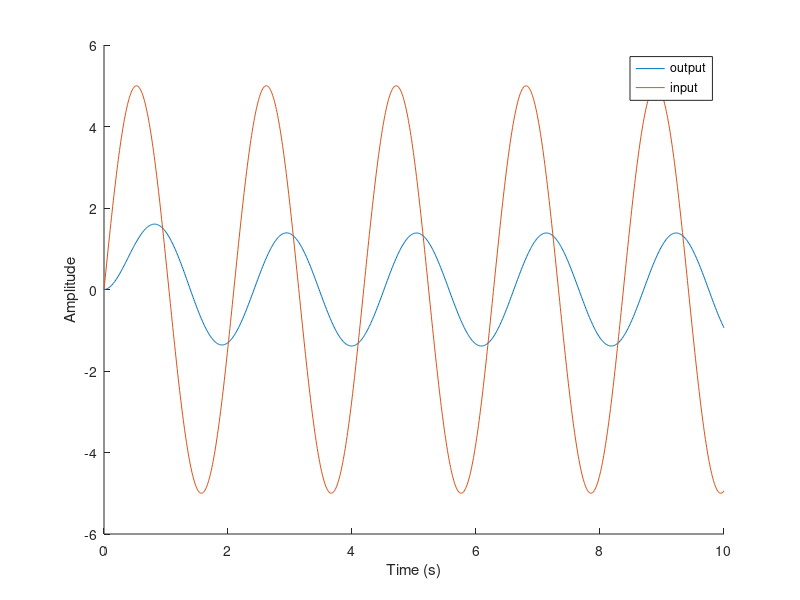

Write the MATLAB code that produced this figure. (Note: this script raises an error after producing the figure.)
%% SISO

clc;
clear;
close all;

% the parameters I want to estimate
a = 2; b = 1;

% input
u = @(t) 5*sin(3*t);

% output
start = 0; step = 0.001; finish = 10; 
t = start:step:finish;
dx = @(t,x) -a*x + b*u(t);
[t, x] = ode45(dx,t,0);

% convert vector to function of time
x = @(t) x(round((t - start)/step + 1));

% plot
figure
hold on
tPlot = 0:0.01:min(10,finish);
plot(tPlot,x(tPlot))
plot(tPlot,u(tPlot))
xlabel('Time (s)'),ylabel('Amplitude'),legend('output','input')
print('in_out','-dpng','-r300')

%% GRADIENT DESCENT

% the root of the stable filter
eig = -1;

gammaRange = [1 2:4:24];
xHat = zeros(numel(t),numel(gammaRange));
aHat = zeros(numel(t),numel(gammaRange));
bHat = zeros(numel(t),numel(gammaRange));
counter = 1;
for i=gammaRange
    % learning rate
    gamma = i;

    [phi,aHatPerGamma,bHatPerGamma] = gradientDescent(x,u,t,eig,gamma);
    phi1 = phi(:,1); phi2 = phi(:,2);

    % convert vectors to function of time
    theta1 = @(t) -eig -aHatPerGamma(round((t - start)/step + 1));
    theta2 = @(t) bHatPerGamma(round((t - start)/step + 1));
    phi1 = @(t) phi1(round((t - start)/step + 1));
    phi2 = @(t) phi2(round((t - start)/step + 1));

    % estimate output
    xHatPerGamma = @(t) theta1(t).*phi1(t) + theta2(t).*phi2(t);
    
    xHat(:,counter) = xHatPerGamma(t);
    aHat(:,counter) = aHatPerGamma;
    bHat(:,counter) = bHatPerGamma;
    
    legendInfo{counter} = ['$\gamma$ = ' num2str(i)]; 
    counter = counter + 1;
end

% gamma = 14, index = 5, best choice
figure
plot(t,xHat(:,5),t,x(t)),legend('$\hat{x}$','x','interpreter','latex')
xlabel('Time (s)'),ylabel('Amplitude')
print('out_est','-dpng','-r300')

% plot
figure,plot(t,aHat),legend(legendInfo,'interpreter','latex'),xlabel('Time (s)')
title('Analysis $\hat{\alpha}$','interpreter','latex')
print('a_param','-dpng','-r300')
figure,plot(t,bHat),legend(legendInfo,'interpreter','latex'),xlabel('Time (s)')
title('Analysis $\hat{b}$','interpreter','latex')
print('b_param','-dpng','-r300')

%% LYAPUNOV PARALLEL

gammaRange = [1 10:10:20];

[xHat,aHat,bHat,legendInfo] = gammaAnalysis(@(x,u,t,gamma,thetaM)lyapunovParallel(x,u,t,gamma,thetaM),...
    gammaRange,x,u,t);

% plot
figure,plot(t,aHat),legend(legendInfo,'interpreter','latex')
title('Lyapunov parallel $\hat{\alpha}$','interpreter','latex')
xlabel('Time (s)')
print('lyap_paral_a','-dpng','-r300')
figure,plot(t,bHat),legend(legendInfo,'interpreter','latex')
title('Lyapunov parallel $\hat{b}$','interpreter','latex')
xlabel('Time (s)')
print('lyap_paral_b','-dpng','-r300')

% estimate output
figure,plot(t,xHat(:,1),t,x(t))
legend('$\hat{x}$', 'x', 'interpreter', 'latex')
xlabel('Time (s)')
print('lyap_parallel_x','-dpng','-r300')

%% LYAPUNOV MIX

[xHat,aHat,bHat,legendInfo] = gammaAnalysis(@(x,u,t,gamma,thetaM)lyapunovMix(x,u,t,gamma,thetaM),...
    gammaRange,x,u,t);

% plot
figure,plot(t,aHat),legend(legendInfo,'interpreter','latex')
title('Lyapunov mix $\hat{\alpha}$','interpreter','latex')
xlabel('Time (s)')
print('lyap_mix_a','-dpng','-r300')
figure,plot(t,bHat),legend(legendInfo,'interpreter','latex')
title('Lyapunov mix $\hat{b}$','interpreter','latex')
xlabel('Time (s)')
print('lyap_mix_b','-dpng','-r300')

% thetaM analysis
thetamRange = [1 2:2:10];
[xHat,aHat,bHat,legendInfo] = thetamAnalysis(thetamRange,x,u,t);

% plot
figure,plot(t,aHat),legend(legendInfo,'interpreter','latex')
title('Lyapunov mix $\hat{\alpha}$','interpreter','latex')
xlabel('Time (s)')
print('lyap_mix_a_thetam','-dpng','-r300')
figure,plot(t,bHat),legend(legendInfo,'interpreter','latex')
title('Lyapunov mix $\hat{b}$','interpreter','latex')
xlabel('Time (s)')
print('lyap_mix_b_thetam','-dpng','-r300')

% estimate output
figure,plot(t,xHat(:,1),t,x(t))
legend('$\hat{x}$', 'x', 'interpreter', 'latex')
xlabel('Time (s)')
print('lyap_mix_x','-dpng','-r300')

%% AMPLITUDE NOISE

amplitudeRange = 0.2:0.2:0.8;
% LYAPUNOV PARALLEL NOISE
[xHat,aHat,bHat,legendInfo] = amplitudeNoiseAnalysis(@(x,u,t,gamma,thetaM)lyapunovParallel(x,u,t,gamma,thetaM)...
    ,amplitudeRange,x,u,t);

% plot
figure,plot(t,aHat),legend(legendInfo,'interpreter','latex')
title('Noise Lyapunov parallel $\hat{\alpha}$','interpreter','latex')
xlabel('Time (s)')
print('lyap_parallel_a_noise_ampl','-dpng','-r300')
figure,plot(t,bHat),legend(legendInfo,'interpreter','latex')
title('Noise Lyapunov parallel $\hat{b}$','interpreter','latex')
print('lyap_parallel_b_noise_ampl','-dpng','-r300')

% LYAPUNOV MIX NOISE
[xHat,aHat,bHat,legendInfo] = amplitudeNoiseAnalysis(@(x,u,t,gamma,thetaM)lyapunovMix(x,u,t,gamma,thetaM)...
    ,amplitudeRange,x,u,t);

% plot
figure,plot(t,aHat),legend(legendInfo,'interpreter','latex')
title('Noise Lyapunov mix $\hat{\alpha}$','interpreter','latex')
xlabel('Time (s)')
print('lyap_mix_a_noise_ampl','-dpng','-r300')
figure,plot(t,bHat),legend(legendInfo,'interpreter','latex')
title('Noise Lyapunov mix $\hat{b}$','interpreter','latex')
print('lyap_mix_b_noise_ampl','-dpng','-r300')
xlabel('Time (s)')

%% FREQUENCY NOISE

freqRange = [10:10:50 1000];
% LYAPUNOV PARALLEL NOISE
[xHat,aHat,bHat,legendInfo] = freqNoiseAnalysis(@(x,u,t,gamma,thetaM)lyapunovParallel(x,u,t,gamma,thetaM)...
    ,freqRange,x,u,t);

% plot
figure,plot(t,aHat),legend(legendInfo,'interpreter','latex')
title('Noise Lyapunov parallel $\hat{\alpha}$','interpreter','latex')
xlabel('Time (s)')
print('lyap_parallel_a_noise_freq','-dpng','-r300')
figure,plot(t,bHat),legend(legendInfo,'interpreter','latex')
title('Noise Lyapunov parallel $\hat{b}$','interpreter','latex')
print('lyap_parallel_b_noise_freq','-dpng','-r300')

% LYAPUNOV MIX NOISE
[xHat,aHat,bHat,legendInfo] = freqNoiseAnalysis(@(x,u,t,gamma,thetaM)lyapunovMix(x,u,t,gamma,thetaM)...
    ,freqRange,x,u,t);

% plot
figure,plot(t,aHat),legend(legendInfo,'interpreter','latex')
title('Noise Lyapunov mix $\hat{\alpha}$','interpreter','latex')
xlabel('Time (s)')
print('lyap_mix_a_noise_freq','-dpng','-r300')
figure,plot(t,bHat),legend(legendInfo,'interpreter','latex')
title('Noise Lyapunov mix $\hat{b}$','interpreter','latex')
print('lyap_mix_b_noise_freq','-dpng','-r300')
xlabel('Time (s)')

%% MIMO

% the parameters I want to estimate
a = [-0.25 3; -5 -1];
b = [1;2];

% input
u = @(t) 10*sin(2*t) + 5*sin(7.5*t);

% time
t = 0:0.001:30;

% learning rate
%gamma = [1 1];
gammaRange = [1 10];

% compare to the previous implementations, now we compute everything 
% (output,estimations) within one ode function in lyapunovParallelMIMO()
[x,xHat,aHat,bHat,legendInfo] = gammaAnalysisMIMO(gammaRange,u,t,a,b);

% plot
a = a';
for j=1:4
    figure
    hold on
    yline(a(j),'r--','HandleVisibility','off');
    for i=1:numel(gammaRange)
        plot(t,aHat(:,j,i))
    end
    legend(legendInfo,'interpreter','latex')
    xlabel('Time (s)')
    print(['lyap_parallel_a_mimo_' num2str(j)],'-dpng','-r300')
end

for j=1:2
    figure
    hold on
    yline(b(j),'r--','HandleVisibility','off');
    for i=1:numel(gammaRange)
        plot(t,bHat(:,j,i))
    end
    legend(legendInfo,'interpreter','latex')
    xlabel('Time (s)')
    print(['lyap_parallel_b_mimo_' num2str(j)],'-dpng','-r300')
end

figure,plot(t,xHat(:,1,1),t,x(:,1))
legend('$\hat{x_1}$', '$x_1$', 'interpreter', 'latex')
xlabel('Time (s)')
print('mimo_x1','-dpng','-r300')

figure,plot(t,xHat(:,2,1),t,x(:,2))
legend('$\hat{x_2}$', '$x_2$', 'interpreter', 'latex')
xlabel('Time (s)')
print('mimo_x2','-dpng','-r300')

%% FUNCTIONS

function [xHat,aHat,bHat,legendInfo] = gammaAnalysis(func,gammaRange,x,u,t) 
    xHat = zeros(numel(t),numel(gammaRange));
    aHat = zeros(numel(t),numel(gammaRange));
    bHat = zeros(numel(t),numel(gammaRange));
    counter = 1;
    for i=gammaRange
        % learning rate
        gamma = [i i];
        thetaM = 1;
        [xHatPerGamma,aHatPerGamma,bHatPerGamma] = func(x,u,t,gamma,thetaM);

        xHat(:,counter) = xHatPerGamma;
        aHat(:,counter) = aHatPerGamma;
        bHat(:,counter) = bHatPerGamma;

        legendInfo{counter} = ['$\gamma$ = ' num2str(i)]; 
        counter = counter + 1;
    end
end

function [xHat,aHat,bHat,legendInfo] = thetamAnalysis(thetamRange,x,u,t)
    xHat = zeros(numel(t),numel(thetamRange));
    aHat = zeros(numel(t),numel(thetamRange));
    bHat = zeros(numel(t),numel(thetamRange));
    counter = 1;
    for i=thetamRange
        % learning rate
        gamma = [1 1];
        [xHatPerGamma,aHatPerGamma,bHatPerGamma] = lyapunovMix(x,u,t,gamma,i);

        xHat(:,counter) = xHatPerGamma;
        aHat(:,counter) = aHatPerGamma;
        bHat(:,counter) = bHatPerGamma;

        legendInfo{counter} = ['$\hat{\theta_m}$ = ' num2str(i)]; 
        counter = counter + 1;
    end
end

function [xHat,aHat,bHat,legendInfo] = amplitudeNoiseAnalysis(func,amplitudeRange,x,u,t)
    xHat = zeros(numel(t),numel(amplitudeRange));
    aHat = zeros(numel(t),numel(amplitudeRange));
    bHat = zeros(numel(t),numel(amplitudeRange));
    counter = 1;
    for i=amplitudeRange
        amplitude = i;
        f = 20;
        noise = @(t) amplitude*sin(2*pi*f*t);
        x = @(t) x(t) + noise(t);

        gamma = [1 1];
        thetaM = 1;
        [xHatPerAmpl,aHatPerAmpl,bHatPerAmpl] = func(x,u,t,gamma,thetaM);
        
        xHat(:,counter) = xHatPerAmpl;
        aHat(:,counter) = aHatPerAmpl;
        bHat(:,counter) = bHatPerAmpl;

        legendInfo{counter} = ['$\eta_0$ = ' num2str(i)]; 
        counter = counter + 1;
    end
end

function [xHat,aHat,bHat,legendInfo] = freqNoiseAnalysis(func,amplitudeRange,x,u,t)
    xHat = zeros(numel(t),numel(amplitudeRange));
    aHat = zeros(numel(t),numel(amplitudeRange));
    bHat = zeros(numel(t),numel(amplitudeRange));
    counter = 1;
    for i=amplitudeRange
        amplitude = 0.15;
        f = i;
        noise = @(t) amplitude*sin(2*pi*f*t);
        x = @(t) x(t) + noise(t);

        gamma = [1 1];
        thetaM = 1;
        [xHatPerFreq,aHatPerFreq,bHatPerFreq] = func(x,u,t,gamma,thetaM);
        
        xHat(:,counter) = xHatPerFreq;
        aHat(:,counter) = aHatPerFreq;
        bHat(:,counter) = bHatPerFreq;

        legendInfo{counter} = ['f = ' num2str(i)]; 
        counter = counter + 1;
    end
end

function [x,xHat,aHat,bHat,legendInfo] = gammaAnalysisMIMO(gammaRange,u,t,a,b)
    xHat = zeros(numel(t),2,numel(gammaRange));
    aHat = zeros(numel(t),4,numel(gammaRange));
    bHat = zeros(numel(t),2,numel(gammaRange));
    counter = 1;
    for i=gammaRange
        % learning rate
        gamma = [i i];
        [x,xHatPerGamma,aHatPerGamma,bHatPerGamma] = lyapunovParallelMIMO(u,t,a,b,gamma);
    
        xHat(:,:,counter) = xHatPerGamma;
        aHat(:,:,counter) = aHatPerGamma;
        bHat(:,:,counter) = bHatPerGamma;

        legendInfo{counter} = ['$\gamma$ = ' num2str(i)]; 
        counter = counter + 1;
    end
end